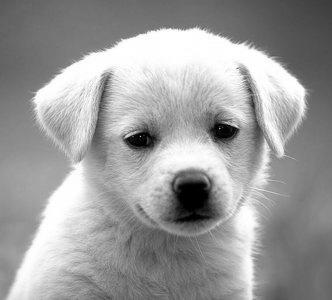
#> input picture hw1/dog.jpg, 332 x 300 px
$ python test_3conv_fast.py   (older library calls are emulated)
#> lines starting #> are read from the running program, lines starting #| are printed output that depends on the picture
### hw1/filters.py
import numpy as np


def conv_nested(image, kernel):
    """A naive implementation of convolution filter.

    This is a naive implementation of convolution using 4 nested for-loops.
    This function computes convolution of an image with a kernel and outputs
    the result that has the same shape as the input image.

    Args:
        image: numpy array of shape (Hi, Wi)
        kernel: numpy array of shape (Hk, Wk)

    Returns:
        out: numpy array of shape (Hi, Wi)
    """
    Hi, Wi = image.shape
    Hk, Wk = kernel.shape
    out = np.zeros((Hi, Wi))

    # YOUR CODE HERE
    for i in range(Hi - 1):
        for j in range(Wi - 1):
            for m in range(Hk):
                for n in range(Wk):
                    out[i, j] = out[i, j] + \
                        image[i - m + 1, j - n + 1] * kernel[m, n]
    # END YOUR CODE

    return out

def zero_pad(image, pad_height, pad_width):
    """ Zero-pad an image.

    Ex: a 1x1 image [[1]] with pad_height = 1, pad_width = 2 becomes:

        [[0, 0, 0, 0, 0],
         [0, 0, 1, 0, 0],
         [0, 0, 0, 0, 0]]         of shape (3, 5)

    Args:
        image: numpy array of shape (H, W)
        pad_width: width of the zero padding (left and right padding)
        pad_height: height of the zero padding (bottom and top padding)

    Returns:
        out: numpy array of shape (H+2*pad_height, W+2*pad_width)
    """

    H, W = image.shape
    #out = None

    # YOUR CODE HERE
    out = np.zeros((pad_height * 2 + H, pad_width * 2 + W))
    for i in range(H):
        for j in range(W):
            out[i + pad_height, j + pad_width] = image[i, j]
    # END YOUR CODE
    return out

def conv_fast(image, kernel):
    """ An efficient implementation of convolution filter.

    This function uses element-wise multiplication and np.sum()
    to efficiently compute weighted sum of neighborhood at each
    pixel.

    Hints:
        - Use the zero_pad function you implemented above
        - There should be two nested for-loops
        - You may find np.flip() and np.sum() useful

    Args:
        image: numpy array of shape (Hi, Wi)
        kernel: numpy array of shape (Hk, Wk)

    Returns:
        out: numpy array of shape (Hi, Wi)
    """
    Hi, Wi = image.shape
    Hk, Wk = kernel.shape
    out = np.zeros((Hi, Wi))

    # YOUR CODE HERE
    image = zero_pad(image, Hk, Wk)
    kernel = np.flip(np.flip(kernel, 1), 0)
    for i in range(Hi):
        for j in range(Wi):
            out[i, j] = sum(
                sum(kernel * image[i + 2:i + 2 + Hk, j + 2:j + 2 + Wk]))
    # END YOUR CODE

    return out


# [109 lines left out: functions conv_faster, cross_correlation, zero_mean_cross_correlation, normalized_cross_correlation, not called in this run]

### hw1/test_3conv_fast.py
from filters import conv_fast
from filters import conv_nested
# Setup
import numpy as np
import matplotlib.pyplot as plt
from time import time
from skimage import io
from PIL import Image
# Open image as grayscale
img = io.imread('dog.jpg', as_grey=True)
#> img is the input picture: shape (300, 332) float64; min 0, max 1, mean 0.611
plt.imshow(img)
plt.axis('off')
plt.title("Isn't he cute?")
plt.show()

kernel = np.array(
[
    [1,0,-1],
    [2,0,-2],
    [1,0,-1]
])

t0 = time()
out_fast = conv_fast(img, kernel)
#> after the loop in zero_pad, `for i in range(H):`:
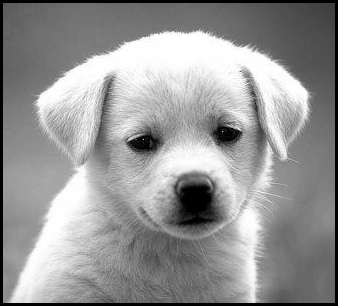
#> out: shape (306, 338) float64; min 0, max 1, mean 0.588
#> after the loop in conv_fast, `for i in range(Hi):`:
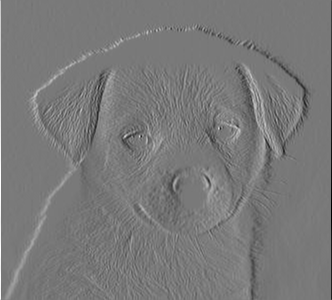
#> out: shape (300, 332) float64; min -2.18, max 2.4, mean -0.00117; drawn with min black and max white
t1 = time()
out_nested = conv_nested(img, kernel)
t2 = time()
#Image.fromarray(np.uint8(out_nested)).save("ne.jpg");
#Image.fromarray(np.uint8(out_fast)).save("fa.jpg");
# Compare the running time of the two implementations
print("conv_nested: took %f seconds." % (t2 - t1))
print("conv_fast: took %f seconds." % (t1 - t0))

# Plot conv_nested output
plt.subplot(1, 2, 1)
plt.imshow(out_nested)
plt.title('conv_nested')
plt.axis('off')

# Plot conv_fast output
plt.subplot(1, 2, 2)
plt.imshow(out_fast)
plt.title('conv_fast')
plt.axis('off')

# Make sure that the two outputs are the same
if not (np.max(out_fast - out_nested) < 1e-10):
    print("Different outputs! Check your implementation.")
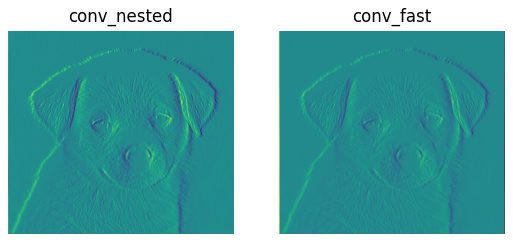
#> figure drawn by matplotlib, 2 panels
